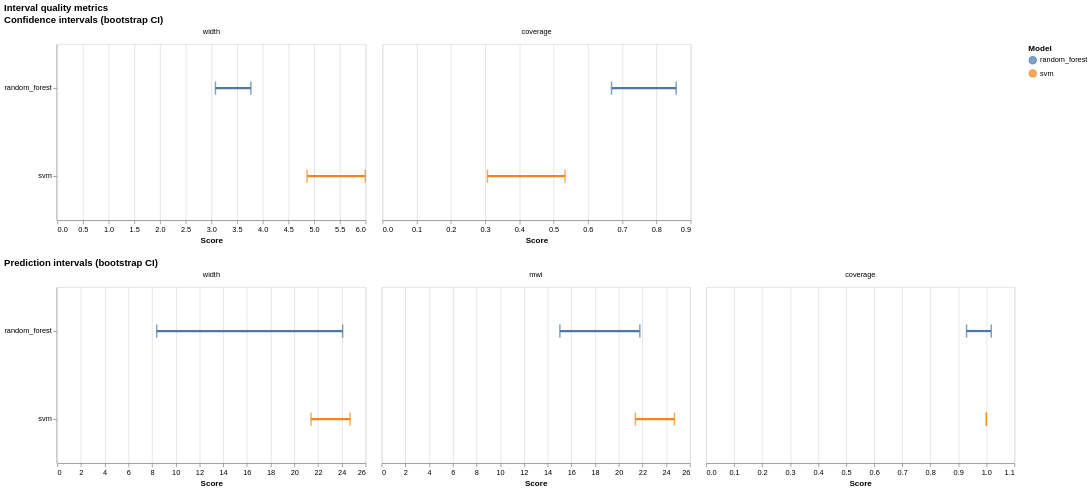

Here is the notebook cell this chart was saved with:
### Code cell
plot_interval_metrics(report)

### Figure 1 — Vega-Lite specification as saved in the notebook (floating-point values rounded to 4 significant figures)
{"config": {"view": {"continuousWidth": 300, "continuousHeight": 300}}, "vconcat": [{"data": {"name": "data-df872e7ddb5ba861cfdd58aaba6bf90e"}, "facet": {"column": {"field": "metric", "sort": ["width", "mwi", "coverage"], "title": null, "type": "nominal"}}, "spec": {"layer": [{"mark": {"type": "rule", "size": 3}, "encoding": {"color": {"field": "model", "legend": {"title": "Model"}, "type": "nominal"}, "tooltip": [{"field": "model", "type": "nominal"}, {"field": "metric", "type": "nominal"}, {"field": "lower", "type": "quantitative"}, {"field": "upper", "type": "quantitative"}], "x": {"field": "lower", "title": "Score", "type": "quantitative"}, "x2": {"field": "upper"}, "y": {"field": "model", "title": null, "type": "nominal"}}}, {"mark": {"type": "tick", "size": 18, "thickness": 2}, "encoding": {"color": {"field": "model", "legend": {"title": "Model"}, "type": "nominal"}, "tooltip": [{"field": "model", "type": "nominal"}, {"field": "metric", "type": "nominal"}, {"field": "lower", "type": "quantitative"}, {"field": "upper", "type": "quantitative"}], "x": {"field": "lower", "title": "Score", "type": "quantitative"}, "y": {"field": "model", "title": null, "type": "nominal"}}}, {"mark": {"type": "tick", "size": 18, "thickness": 2}, "encoding": {"color": {"field": "model", "legend": {"title": "Model"}, "type": "nominal"}, "tooltip": [{"field": "model", "type": "nominal"}, {"field": "metric", "type": "nominal"}, {"field": "lower", "type": "quantitative"}, {"field": "upper", "type": "quantitative"}], "x": {"field": "upper", "title": "Score", "type": "quantitative"}, "y": {"field": "model", "title": null, "type": "nominal"}}}], "height": 240, "width": 420}, "resolve": {"scale": {"x": "independent"}}, "title": "Confidence intervals (bootstrap CI)"}, {"data": {"name": "data-5ec95dac606faaad11981ce559b323b4"}, "facet": {"column": {"field": "metric", "sort": ["width", "mwi", "coverage"], "title": null, "type": "nominal"}}, "spec": {"layer": [{"mark": {"type": "rule", "size": 3}, "encoding": {"color": {"field": "model", "legend": {"title": "Model"}, "type": "nominal"}, "tooltip": [{"field": "model", "type": "nominal"}, {"field": "metric", "type": "nominal"}, {"field": "lower", "type": "quantitative"}, {"field": "upper", "type": "quantitative"}], "x": {"field": "lower", "title": "Score", "type": "quantitative"}, "x2": {"field": "upper"}, "y": {"field": "model", "title": null, "type": "nominal"}}}, {"mark": {"type": "tick", "size": 18, "thickness": 2}, "encoding": {"color": {"field": "model", "legend": {"title": "Model"}, "type": "nominal"}, "tooltip": [{"field": "model", "type": "nominal"}, {"field": "metric", "type": "nominal"}, {"field": "lower", "type": "quantitative"}, {"field": "upper", "type": "quantitative"}], "x": {"field": "lower", "title": "Score", "type": "quantitative"}, "y": {"field": "model", "title": null, "type": "nominal"}}}, {"mark": {"type": "tick", "size": 18, "thickness": 2}, "encoding": {"color": {"field": "model", "legend": {"title": "Model"}, "type": "nominal"}, "tooltip": [{"field": "model", "type": "nominal"}, {"field": "metric", "type": "nominal"}, {"field": "lower", "type": "quantitative"}, {"field": "upper", "type": "quantitative"}], "x": {"field": "upper", "title": "Score", "type": "quantitative"}, "y": {"field": "model", "title": null, "type": "nominal"}}}], "height": 240, "width": 420}, "resolve": {"scale": {"x": "independent"}}, "title": "Prediction intervals (bootstrap CI)"}], "title": "Interval quality metrics", "$schema": "https://vega.github.io/schema/vega-lite/v6.4.1.json", "datasets": {"data-df872e7ddb5ba861cfdd58aaba6bf90e": [{"kind": "confidence", "metric": "width", "lower": 3.079, "upper": 3.769, "model": "random_forest"}, {"kind": "confidence", "metric": "width", "lower": 4.862, "upper": 5.995, "model": "svm"}, {"kind": "confidence", "metric": "coverage", "lower": 0.6688, "upper": 0.8577, "model": "random_forest"}, {"kind": "confidence", "metric": "coverage", "lower": 0.3067, "upper": 0.5333, "model": "svm"}], "data-5ec95dac606faaad11981ce559b323b4": [{"kind": "prediction", "metric": "width", "lower": 8.389, "upper": 24.07, "model": "random_forest"}, {"kind": "prediction", "metric": "width", "lower": 21.4, "upper": 24.7, "model": "svm"}, {"kind": "prediction", "metric": "mwi", "lower": 15.03, "upper": 21.77, "model": "random_forest"}, {"kind": "prediction", "metric": "mwi", "lower": 21.4, "upper": 24.7, "model": "svm"}, {"kind": "prediction", "metric": "coverage", "lower": 0.9293, "upper": 1.017, "model": "random_forest"}, {"kind": "prediction", "metric": "coverage", "lower": 1.0, "upper": 1.0, "model": "svm"}]}}
